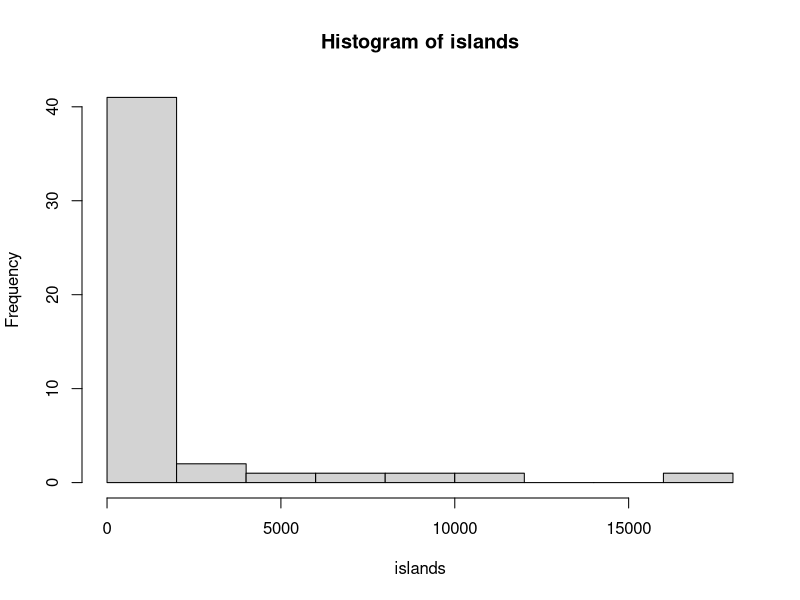
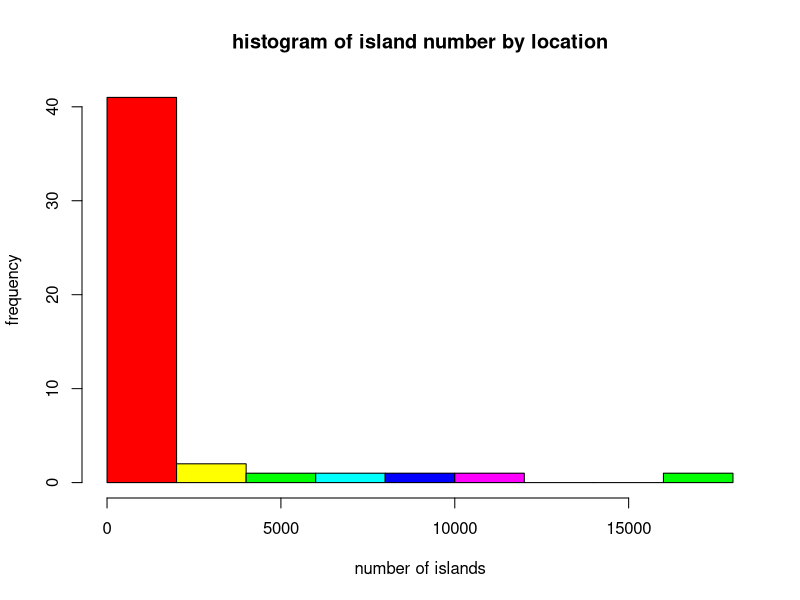

Here is the R script that generated these plots, in order:
## ---- chunk 1
apples <- 1
## ---- chunk 2
foo_bar <- 42
## ---- chunk 3
sum(1, 3, 5, 7)
## ---- chunk 4
hist(islands)
## ---- chunk 5
hist(islands, xlab = "number of islands", ylab = "frequency", main="histogram of island number by location", col=rainbow(6))
## ---- chunk 6
getwd()
## ---- chunk 7
getwd
## ---- chunk 8
?hist
## ---- chunk 9
print("hello world")
